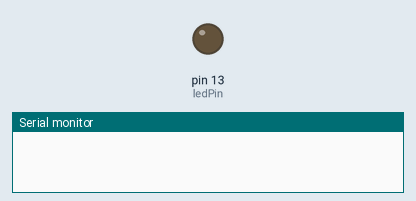
Recording of a sketch running on a simulated Arduino Uno, built with avr-gcc and run on an emulated ATmega328P. Parts: output pins drawn as LEDs (lit = HIGH), the last lines printed to the serial monitor.

Above: at 0.5 s.
At 3.5 s:
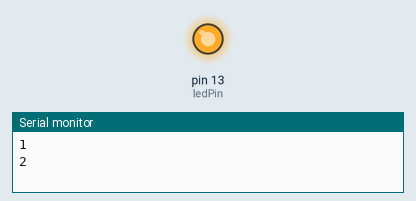
Timing chart, 0 to 6.5 s (numbered marks = the images above):
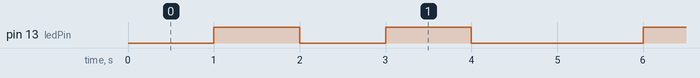

Measured:
- by itself, pin 13 (ledPin): repeats every 5.0 s: LOW 1.0 s, HIGH 1.0 s, LOW 2.0 s, HIGH 1.0 s
- by itself, everything shown: repeats every 5.0 s, in 4 steps

The sketch:

_1st_project.ino
```cpp
const int ledPin = 13;
int count=0;

void setup() {
  pinMode(ledPin,OUTPUT);
  Serial.begin(9600);
}

void loop() {


  if(count%3!=0){
    digitalWrite(ledPin,HIGH);
    Serial.println(count);
    delay(1000);

  }
  digitalWrite(ledPin,LOW);
  delay(1000);
  count= count+1;
}
```
